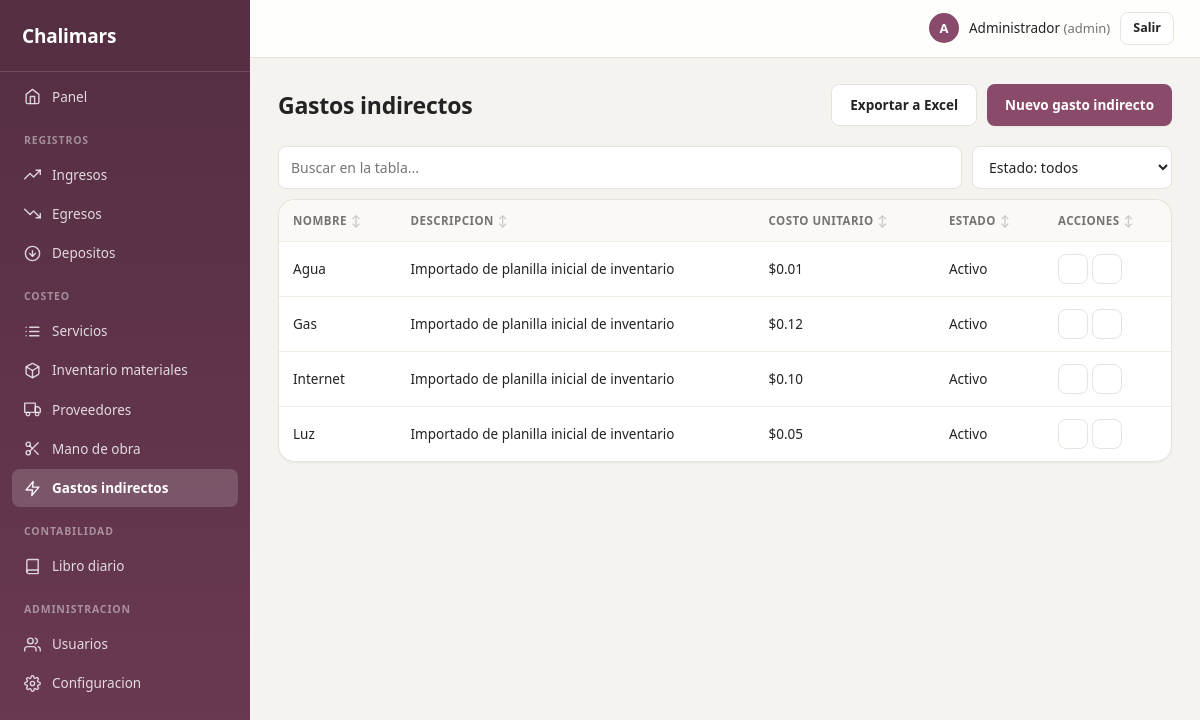
Screenshot of /gastos_indirectos/index.php (signed in) with the database file from the repository.
### tables this page shows
CREATE TABLE configuracion (
    id INT PRIMARY KEY DEFAULT 1,
    nombre_negocio VARCHAR(150) NOT NULL DEFAULT 'Chalimars',
    logo VARCHAR(255) NULL,
    color_primario VARCHAR(7) NOT NULL DEFAULT '#8a4b6b',
    updated_at TIMESTAMP DEFAULT CURRENT_TIMESTAMP ON UPDATE CURRENT_TIMESTAMP
);

CREATE TABLE gastos_indirectos (
    id INT AUTO_INCREMENT PRIMARY KEY,
    nombre VARCHAR(150) NOT NULL,
    descripcion TEXT,
    costo_unitario DECIMAL(10,2) NOT NULL DEFAULT 0,
    activo TINYINT(1) NOT NULL DEFAULT 1,
    created_at TIMESTAMP DEFAULT CURRENT_TIMESTAMP
);

### includes/auth.php (called while the page is built, shortened)
<?php
function current_user() {
    return $_SESSION['user'] ?? null;
}
function is_admin() {
    $user = current_user();
    return $user && $user['rol'] === 'admin';
}

### gastos_indirectos/index.php (the view, shortened to what this page needs)
<?php
require_once __DIR__ . '/../includes/bootstrap.php';
$gastos = $pdo->query('SELECT * FROM gastos_indirectos ORDER BY nombre')->fetchAll();
require __DIR__ . '/../includes/header.php';
?>
<div class="page-header">
    <h1>Gastos indirectos</h1>
    <div class="actions">
        <a class="btn btn-secondary" href="<?= BASE_URL ?>gastos_indirectos/export.php">Exportar a Excel</a>
        <?php if (is_admin()): ?>
            <a class="btn" href="<?= BASE_URL ?>gastos_indirectos/form.php">Nuevo gasto indirecto</a>
        <?php endif; ?>
    </div>
</div>
<div class="table-wrap" data-table>
<table>
    <thead>
    <tr><th>Nombre</th><th>Descripcion</th><th>Costo unitario</th><th data-filter>Estado</th><?php if (is_admin()): ?><th>Acciones</th><?php endif; ?></tr>
    </thead>
    <tbody>
    <?php foreach ($gastos as $g): ?>
        <tr>
            <td><?= h($g['nombre']) ?></td>
            <td><?= h($g['descripcion']) ?></td>
            <td><?= money($g['costo_unitario']) ?></td>
            <td><?= $g['activo'] ? 'Activo' : 'Inactivo' ?></td>
            <?php if (is_admin()): ?>
            <td>
                <div class="action-icons">
                    <a class="btn-icon" href="<?= BASE_URL ?>gastos_indirectos/form.php?id=<?= (int)$g['id'] ?>" title="Editar"><?= icon_svg('edit') ?></a>
                    <form class="inline" method="post" action="<?= BASE_URL ?>gastos_indirectos/delete.php" onsubmit="return confirm('Cambiar estado de este gasto?');">
                        <button type="submit" class="btn-icon <?= $g['activo'] ? 'btn-icon-danger' : 'btn-icon-success' ?>" title="<?= $g['activo'] ? 'Desactivar' : 'Activar' ?>"><?= icon_svg('power') ?></button>
                    </form>
                </div>
            </td>
            <?php endif; ?>
        </tr>
    <?php endforeach; ?>
    </tbody>
</table>
</div>
<?php require __DIR__ . '/../includes/footer.php'; ?>

### includes/header.php (shortened to what this page needs)
<?php
$user = current_user();
$config = isset($pdo) ? get_config($pdo) : ['nombre_negocio' => 'Chalimars', 'logo' => null, 'color_primario' => '#8a4b6b'];
$currentDir = trim(str_replace('\\', '/', dirname($_SERVER['SCRIPT_NAME'] ?? '')), '/');
$currentDir = basename($currentDir);
$currentFile = basename($_SERVER['SCRIPT_NAME'] ?? '');
function nav_active($section, $currentDir, $currentFile = null) {
    if ($section === '') {
        return $currentDir === '' && $currentFile === 'index.php';
    }
    return $currentDir === $section;
}
$navItems = [
    ['section' => '', 'url' => 'index.php', 'label' => 'Panel',
        'icon' => '<path d="M3 9l9-7 9 7v11a2 2 0 0 1-2 2H5a2 2 0 0 1-2-2z"></path><path d="M9 22V12h6v10"></path>'],
];
$navGroups = [
    'Registros' => [
        ['section' => 'ingresos', 'url' => 'ingresos/index.php', 'label' => 'Ingresos',
            'icon' => '<polyline points="23 6 13.5 15.5 8.5 10.5 1 18"></polyline><polyline points="17 6 23 6 23 12"></polyline>'],
        ['section' => 'egresos', 'url' => 'egresos/index.php', 'label' => 'Egresos',
            'icon' => '<polyline points="23 18 13.5 8.5 8.5 13.5 1 6"></polyline><polyline points="17 18 23 18 23 12"></polyline>'],
        ['section' => 'depositos', 'url' => 'depositos/index.php', 'label' => 'Depositos',
            'icon' => '<circle cx="12" cy="12" r="10"></circle><polyline points="8 12 12 16 16 12"></polyline><line x1="12" y1="8" x2="12" y2="16"></line>'],
    ],
    'Costeo' => [
        ['section' => 'servicios', 'url' => 'servicios/index.php', 'label' => 'Servicios',
            'icon' => '<line x1="8" y1="6" x2="21" y2="6"></line><line x1="8" y1="12" x2="21" y2="12"></line><line x1="8" y1="18" x2="21" y2="18"></line><line x1="3" y1="6" x2="3.01" y2="6"></line><line x1="3" y1="12" x2="3.01" y2="12"></line><line x1="3" y1="18" x2="3.01" y2="18"></line>'],
        ['section' => 'productos', 'url' => 'productos/index.php', 'label' => 'Inventario materiales',
            'icon' => '<path d="M21 16V8a2 2 0 0 0-1-1.73l-7-4a2 2 0 0 0-2 0l-7 4A2 2 0 0 0 3 8v8a2 2 0 0 0 1 1.73l7 4a2 2 0 0 0 2 0l7-4A2 2 0 0 0 21 16z"></path><polyline points="3.27 6.96 12 12.01 20.73 6.96"></polyline><line x1="12" y1="22.08" x2="12" y2="12"></line>'],
        ['section' => 'proveedores', 'url' => 'proveedores/index.php', 'label' => 'Proveedores',
            'icon' => '<rect x="1" y="3" width="15" height="13"></rect><polygon points="16 8 20 8 23 11 23 16 16 16 16 8"></polygon><circle cx="5.5" cy="18.5" r="2.5"></circle><circle cx="18.5" cy="18.5" r="2.5"></circle>'],
        ['section' => 'mano_obra', 'url' => 'mano_obra/index.php', 'label' => 'Mano de obra',
            'icon' => '<circle cx="6" cy="6" r="3"></circle><circle cx="6" cy="18" r="3"></circle><line x1="20" y1="4" x2="8.12" y2="15.88"></line><line x1="14.47" y1="14.48" x2="20" y2="20"></line><line x1="8.12" y1="8.12" x2="12" y2="12"></line>'],
        ['section' => 'gastos_indirectos', 'url' => 'gastos_indirectos/index.php', 'label' => 'Gastos indirectos',
            'icon' => '<polygon points="13 2 3 14 12 14 11 22 21 10 12 10 13 2"></polygon>'],
    ],
];
if (is_admin()) {
    $navGroups['Contabilidad'] = [
        ['section' => 'contabilidad', 'url' => 'contabilidad/index.php', 'label' => 'Libro diario',
            'icon' => '<path d="M4 19.5A2.5 2.5 0 0 1 6.5 17H20"></path><path d="M6.5 2H20v20H6.5A2.5 2.5 0 0 1 4 19.5v-15A2.5 2.5 0 0 1 6.5 2z"></path>'],
    ];
    $navGroups['Administracion'] = [
        ['section' => 'usuarios', 'url' => 'usuarios/index.php', 'label' => 'Usuarios',
            'icon' => '<path d="M17 21v-2a4 4 0 0 0-4-4H5a4 4 0 0 0-4 4v2"></path><circle cx="9" cy="7" r="4"></circle><path d="M23 21v-2a4 4 0 0 0-3-3.87"></path><path d="M16 3.13a4 4 0 0 1 0 7.75"></path>'],
        ['section' => 'configuracion', 'url' => 'configuracion/index.php', 'label' => 'Configuracion',
            'icon' => '<circle cx="12" cy="12" r="3"></circle><path d="M19.4 15a1.65 1.65 0 0 0 .33 1.82l.06.06a2 2 0 0 1 0 2.83 2 2 0 0 1-2.83 0l-.06-.06a1.65 1.65 0 0 0-1.82-.33 1.65 1.65 0 0 0-1 1.51V21a2 2 0 0 1-2 2 2 2 0 0 1-2-2v-.09A1.65 1.65 0 0 0 9 19.4a1.65 1.65 0 0 0-1.82.33l-.06.06a2 2 0 0 1-2.83 0 2 2 0 0 1 0-2.83l.06-.06a1.65 1.65 0 0 0 .33-1.82 1.65 1.65 0 0 0-1.51-1H3a2 2 0 0 1-2-2 2 2 0 0 1 2-2h.09A1.65 1.65 0 0 0 4.6 9a1.65 1.65 0 0 0-.33-1.82l-.06-.06a2 2 0 0 1 0-2.83 2 2 0 0 1 2.83 0l.06.06a1.65 1.65 0 0 0 1.82.33H9a1.65 1.65 0 0 0 1-1.51V3a2 2 0 0 1 2-2 2 2 0 0 1 2 2v.09a1.65 1.65 0 0 0 1 1.51 1.65 1.65 0 0 0 1.82-.33l.06-.06a2 2 0 0 1 2.83 0 2 2 0 0 1 0 2.83l-.06.06a1.65 1.65 0 0 0-.33 1.82V9a1.65 1.65 0 0 0 1.51 1H21a2 2 0 0 1 2 2 2 2 0 0 1-2 2h-.09a1.65 1.65 0 0 0-1.51 1z"></path>'],
    ];
}
function render_nav_link($item, $currentDir, $currentFile) {
    $active = nav_active($item['section'], $currentDir, $currentFile);
    printf(
        '<a href="%s%s" class="%s"><svg class="nav-icon" viewBox="0 0 24 24" fill="none" stroke="currentColor" stroke-width="2" stroke-linecap="round" stroke-linejoin="round">%s</svg><span>%s</span></a>',
        BASE_URL, h($item['url']), $active ? 'active' : '', $item['icon'], h($item['label'])
    );
}
$cssPath = BASE_PATH . '/assets/css/style.css';
$cssVersion = file_exists($cssPath) ? filemtime($cssPath) : time();
?>
<!DOCTYPE html>
<html lang="es">
<head>
<link rel="stylesheet" href="<?= BASE_URL ?>assets/css/style.css?v=<?= $cssVersion ?>">
</head>
<body>
<div class="app">
    <aside class="sidebar">
        <div class="brand">
            <span><?= h($config['nombre_negocio']) ?></span>
        </div>
        <nav>
            <?php render_nav_link($navItems[0], $currentDir, $currentFile); ?>
            <?php foreach ($navGroups as $groupLabel => $items): ?>
                <div class="nav-group"><?= h($groupLabel) ?></div>
                <?php foreach ($items as $item): ?>
                    <?php render_nav_link($item, $currentDir, $currentFile); ?>
                <?php endforeach; ?>
            <?php endforeach; ?>
        </nav>
    </aside>
    <div class="main">
        <header class="topbar">
            <div class="user-info">
                <span class="user-avatar"><?= h(mb_substr($user['nombre_completo'] ?? '?', 0, 1)) ?></span>
                <span><?= h($user['nombre_completo'] ?? '') ?> <span class="muted">(<?= h($user['rol'] ?? '') ?>)</span></span>
                <a href="<?= BASE_URL ?>logout.php" class="btn btn-sm btn-secondary">Salir</a>
            </div>
        </header>
        <main class="content">

### includes/functions.php (shortened to what this page needs)
<?php
function money($amount) {
    return '$' . number_format((float)$amount, 2);
}
function h($value) {
    return htmlspecialchars((string)($value ?? ''), ENT_QUOTES, 'UTF-8');
}
function icon_paths($name) {
    $icons = [
        'eye' => '<path d="M1 12s4-8 11-8 11 8 11 8-4 8-11 8-11-8-11-8z"></path><circle cx="12" cy="12" r="3"></circle>',
        'edit' => '<path d="M12 20h9"></path><path d="M16.5 3.5a2.121 2.121 0 0 1 3 3L7 19l-4 1 1-4L16.5 3.5z"></path>',
        'history' => '<circle cx="12" cy="12" r="10"></circle><polyline points="12 6 12 12 16 14"></polyline>',
        'plus-circle' => '<circle cx="12" cy="12" r="10"></circle><line x1="12" y1="8" x2="12" y2="16"></line><line x1="8" y1="12" x2="16" y2="12"></line>',
        'power' => '<path d="M18.36 6.64a9 9 0 1 1-12.73 0"></path><line x1="12" y1="2" x2="12" y2="12"></line>',
        'trash' => '<polyline points="3 6 5 6 21 6"></polyline><path d="M19 6v14a2 2 0 0 1-2 2H7a2 2 0 0 1-2-2V6m3 0V4a2 2 0 0 1 2-2h4a2 2 0 0 1 2 2v2"></path><line x1="10" y1="11" x2="10" y2="17"></line><line x1="14" y1="11" x2="14" y2="17"></line>',
        'users' => '<path d="M17 21v-2a4 4 0 0 0-4-4H5a4 4 0 0 0-4 4v2"></path><circle cx="9" cy="7" r="4"></circle><path d="M23 21v-2a4 4 0 0 0-3-3.87"></path><path d="M16 3.13a4 4 0 0 1 0 7.75"></path>',
    ];
    return $icons[$name] ?? '';
}
function icon_svg($name) {
    return '<svg viewBox="0 0 24 24" fill="none" stroke="currentColor" stroke-width="2" stroke-linecap="round" stroke-linejoin="round">' . icon_paths($name) . '</svg>';
}
function get_config(PDO $pdo) {
    static $config = null;
    if ($config === null) {
        $stmt = $pdo->query('SELECT * FROM configuracion WHERE id = 1');
        $config = $stmt->fetch() ?: [
            'nombre_negocio' => 'Chalimars',
            'logo' => null,
            'color_primario' => '#8a4b6b',
        ];
    }
    return $config;
}

### includes/footer.php
        </main>
    </div>
</div>
</body>
</html>

### rows the page displays
configuracion: nombre_negocio "Chalimars"
gastos_indirectos: nombre "Agua", descripcion "Importado de planilla inicial de inventario", costo_unitario "$0.01", activo "Activo"
gastos_indirectos: nombre "Gas", descripcion "Importado de planilla inicial de inventario", costo_unitario "$0.12", activo "Activo"
gastos_indirectos: nombre "Internet", descripcion "Importado de planilla inicial de inventario", costo_unitario "$0.10", activo "Activo"
gastos_indirectos: nombre "Luz", descripcion "Importado de planilla inicial de inventario", costo_unitario "$0.05", activo "Activo"

### other values shown
$item['label'] "Panel"
$groupLabel "REGISTROS"
$item['label'] "Ingresos"
$item['label'] "Egresos"
$item['label'] "Depositos"
$groupLabel "COSTEO"
$item['label'] "Servicios"
$item['label'] "Inventario materiales"
$item['label'] "Proveedores"
$item['label'] "Mano de obra"
$item['label'] "Gastos indirectos"
$groupLabel "CONTABILIDAD"
$item['label'] "Libro diario"
$groupLabel "ADMINISTRACION"
$item['label'] "Usuarios"
